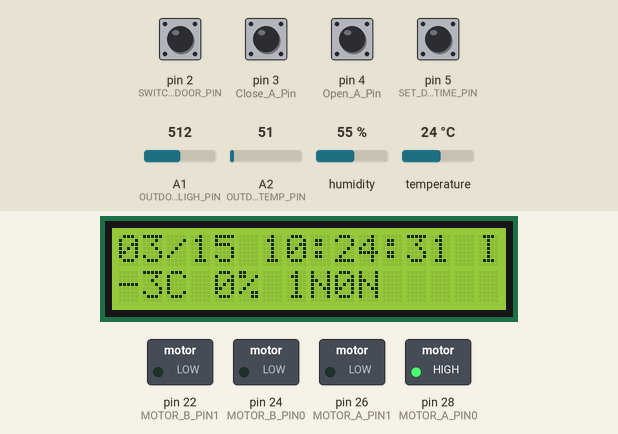
Simulated run of this sketch. Board: Arduino Mega 2560, built with avr-gcc and run on an emulated ATmega2560. Shown: 16×2 character LCD, switched loads named in the sketch (green lamp = pin HIGH). Wiring (inferred from the names in the program): DHT11 sensor: data pin 15. The test bench sets the inputs (shaded band); at power-on: pin 2 (SWITCH_INDOOR_OUTDOOR_PIN), pin 3 (Close_A_Pin), pin 4 (Open_A_Pin), pin 5 (SET_DATETIME_PIN) HIGH, A1 (OUTDOOR_LIGH_PIN) = 512, A2 (OUTDOOR_TEMP_PIN) = 51, humidity 55 %, temperature 24 °C. The local clock reads 2024-03-15 10:24:30 at power-on unless the sketch sets it; storage starts empty; what the sketch prints to the serial monitor is not drawn.

Above: at 1.7 s.
1.8 s: pin 5 (SET_DATETIME_PIN) pulled LOW for 0.15 s
At 2.7 s:
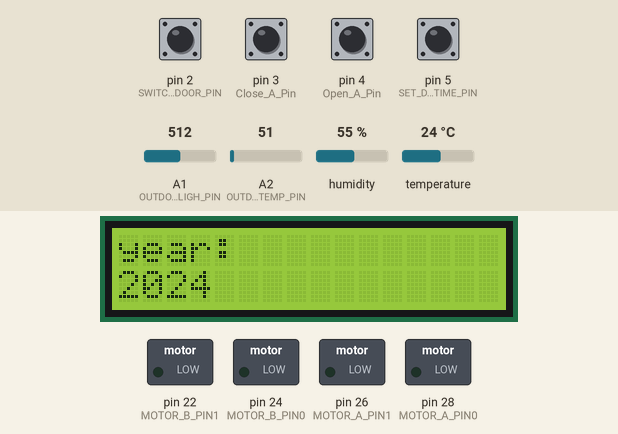
3.4 s: pin 5 (SET_DATETIME_PIN) pulled LOW for 1 s
At 3.9 s:
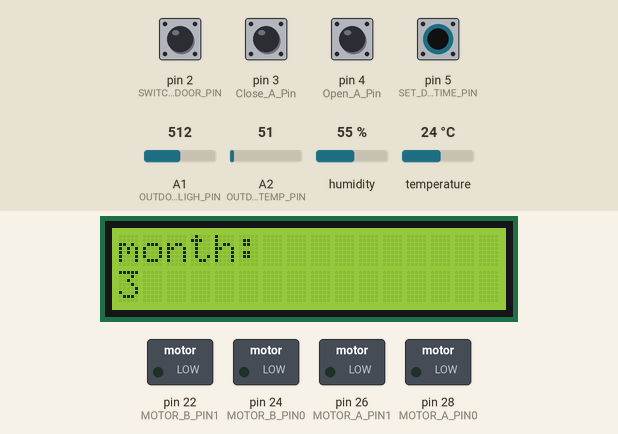
5.9 s: pin 5 (SET_DATETIME_PIN) pulled LOW for 0.15 s
At 6.7 s:
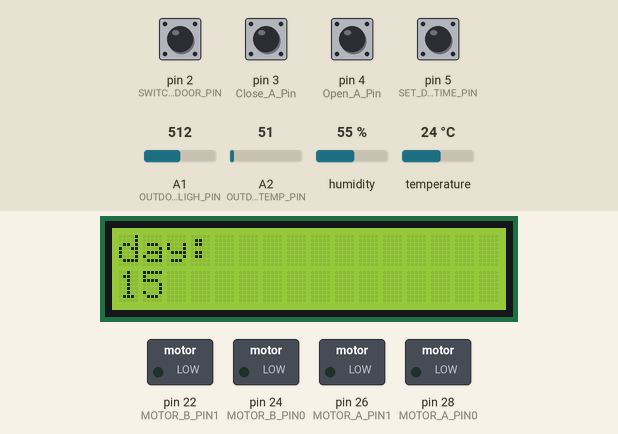
7.5 s: pin 5 (SET_DATETIME_PIN) pulled LOW for 0.15 s
At 7.9 s:
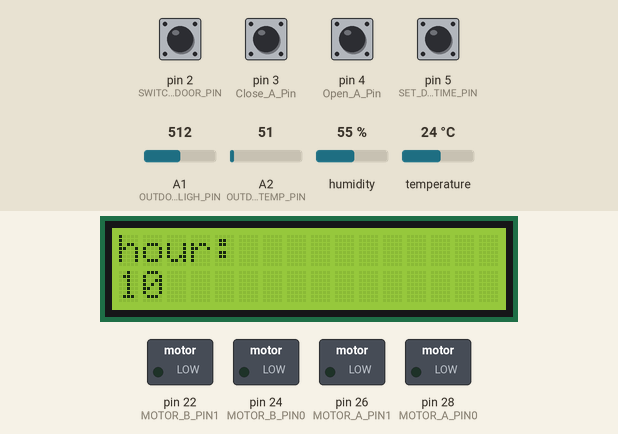
9.1 s: pin 5 (SET_DATETIME_PIN) pulled LOW for 1 s
At 10.5 s:
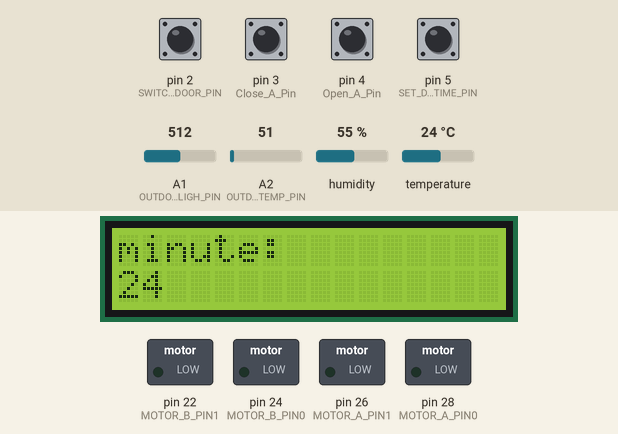
11.6 s: pin 5 (SET_DATETIME_PIN) pulled LOW for 0.15 s
At 12.5 s:
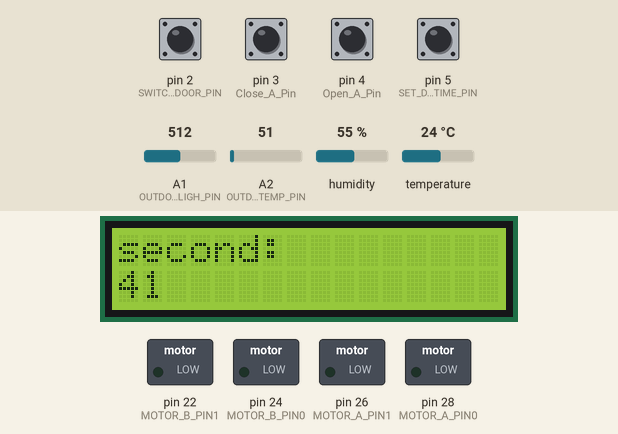
Timing chart, 0 to 14.6 s (numbered marks = the images above; inputs shaded):
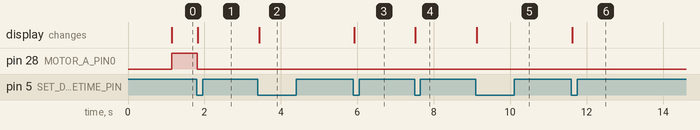

The sketch:

source.ino
```cpp
#include <LiquidCrystal_I2C.h>

#include <SPI.h>
#include <SD.h>
#include <LCD.h>
#include <LiquidCrystal_I2C.h>
#include "dht.h"
#include "RTClib.h"
#include "Temp.h"

#define EndStop_A0_Pin 12 //第一扇遮阳帘的收起
#define EndStop_A1_Pin 13 //第一扇遮阳帘的展开
#define EndStop_B0_Pin 8 //第二扇遮阳帘的收起
#define EndStop_B1_Pin 9 //第二扇遮阳帘的展开
#define Open_A_Pin 4  //打开第一扇遮阳帘的按键
#define Close_A_Pin 3 //关闭第一扇遮阳帘的按键
#define Open_B_Pin 7  //打开第二扇遮阳帘的按键
#define Close_B_Pin 6 //关闭第二扇遮阳帘的按键
#define MOTOR_A_PIN0 28 //卷帘电机A控制in0
#define MOTOR_A_PIN1 26
#define MOTOR_B_PIN0 24
#define MOTOR_B_PIN1 22
#define DHT22_PIN0 15
#define DHT22_PIN1 11
#define OUTDOOR_LIGH_PIN A1
#define OUTDOOR_TEMP_PIN A2
#define SET_DATETIME_PIN 5 //设置当前时钟
#define SWITCH_INDOOR_OUTDOOR_PIN 2 //切换室内室外温度，坚固开灯的作用
#define CLOSECYCLE_T (6*60*100L) 	 //关闭阀门的时间
#define OPENCYCLE_T (60*100L)    //打开阀门的时间
#define OPENCYCLE_T1 (30*100L) //上排开启时间
#define OPENCYCLE_T2 (30*100L) //下排开启时间
#define OPENFAN_T	 (2*60*100L)	//打开风扇的时间
#define CLOSEFAN_T (2*60*100L)	//关闭风扇的时间
//温度湿度传感器DHT22资料
//https://playground.ardu0ino.cc/Main/DHTLib
//使用的库
//https://github.com/RobTillaart/Arduino/tree/master/libraries/DHTlib
//时钟组件DS3231
//https://github.com/adafruit/RTClib
//注意：DHT22和DS3231公用总线I2C,链接对应SDA和SCL到arduino上即可

//光线强度传感器
//外部时间扩展
//SD卡
//LCD显示

//全局状态如果为true表示对应卷帘是处于在自动控制状态
bool A_auto_state = true;   //初始状态是开启
bool A_switching_state = false; //正在切换状态中
bool B_auto_state = true; //初始状态是开启
bool B_switching_state = false;
bool bIndoor = true; //显示室内
//温度传感器0
dht dht0;
//dht dht1;

//lcd显示
LiquidCrystal_I2C	lcd(0x27,2,1,0,4,5,6,7);

//时间
RTC_DS3231 rtc;
byte lastHour = 255;
byte lastMinute = 255;
byte secs = 0;

struct hourlog{
	float temp0;
	float humi0;
	float temp1;
	float light;
};
char ilogs = 0;
hourlog hlogs[60];
//切换显示室内和室外
int lastSwitchIndoorOurdoor = HIGH;

int lcdlighs = 1000;

//控制周期计数,每秒增加1满周期重置为0
long valvecycle = 0;
long forcevalve = 0;
bool isvalveopen = false;
long fancycle = 0;
long forcefan = 0;
bool isfanopen = false;
bool isreleaseA = true;
bool isreleaseB = true;
int  dmaxt = 0;
DateTime now;

void EnableLCDLigh(){
	lcd.setBacklight(HIGH);
	lcdlighs = 1000;
}

void LCDLighCyle(){
	if(lcdlighs-- == 0){
		lcd.setBacklight(LOW);
	}
}

//切换内外温度显示
void switchIndoorOutdoor(){
	int state = digitalRead(SWITCH_INDOOR_OUTDOOR_PIN);
	if(state==LOW && lastSwitchIndoorOurdoor==HIGH){
		lastSwitchIndoorOurdoor = LOW;
		bIndoor = !bIndoor;
		EnableLCDLigh();
	}else if(state==HIGH&&lastSwitchIndoorOurdoor==LOW){
		lastSwitchIndoorOurdoor = HIGH;
	}
}

//取低两位不足补0
String lowInt2(int v){
	if(v<0){
		return "-"+lowInt2(-v);
	}else{
		if(v<10)
			return "0"+String(v,DEC);
		else if(v>99)
			return String(v%100,DEC);
		else return String(v,DEC);
	}
}

extern int mode;
//将一个小时的温度与湿度数据保存的sd
void writeHourlog(){
	DateTime now = rtc.now();
	if(now.minute()!=lastMinute){
		lastMinute = now.minute();

		if(now.hour()!=lastHour && ilogs){
			String filename =  (now.year())+lowInt2(now.month())+
								lowInt2(now.day())+
								lowInt2(now.hour())+".log";
			File f = SD.open(filename,FILE_WRITE);
			if(f){
				for(int i=0;i<=ilogs;i++){
					f.println(String(hlogs[i].temp0,1)+"C"+
								String(hlogs[i].humi0,1)+"%"+
								String(hlogs[i].temp1,1)+"C"+
								String(hlogs[i].light,1)+"H");
				}
				f.close();
			}
			lastHour = now.hour();
			ilogs = 0;
		}else{
			ilogs++;
		}
	}
}

String getDHTError(int chk){
  switch (chk)
  {
    case DHTLIB_OK:
		return "Ok";
    case DHTLIB_ERROR_CHECKSUM:
		return "Checksum error";
    case DHTLIB_ERROR_TIMEOUT:
		return "Time out error";
    case DHTLIB_ERROR_CONNECT:
        return "Connect error";
    case DHTLIB_ERROR_ACK_L:
        return "Ack Low error";
    case DHTLIB_ERROR_ACK_H:
        return "Ack High error";
    default:
		return "Unknown error";
  }
}

//将每分钟的温度，湿度，光照，以一小时为周期存入SD卡中
//文件名命名为日期YYMMDDHH.log
void temperature_storage_cycle(){
  int chk0 = dht0.read22(DHT22_PIN0);
//  int chk1 = dht1.read22(DHT22_PIN1);
  now = rtc.now();
  if(mode==0){

	  //显示时钟00:00:00-
	  lcd.setCursor(0,0);
	  lcd.print(lowInt2(now.month())+"/"+
				lowInt2(now.day())+" "+
				lowInt2(now.hour())+":"+
				lowInt2(now.minute())+":"+
				lowInt2(now.second())+" "+(bIndoor?"IN":"OUT"));

	  lcd.setCursor(0,1);
	  //如果今天的顶部最高气温超过了45度，在晚上的6点强制喷淋1分钟
	  if(dmaxt > 45 && now.hour()==18 && now.minute()==0 && now.second()==0){
		forcevalve = 60*100L;
		dmaxt = 0;
	  }
  }
  if(chk0==DHTLIB_OK){ //室内温度
		dht0.temperature -= 3; //修正下温度，好像总是高3度
	  hlogs[ilogs].temp0 = dht0.temperature;
	  hlogs[ilogs].humi0 = dht0.humidity;
	  //显示温度00C 00% 00C 00%
	  if(bIndoor && mode==0){
				lcd.print(String(dht0.temperature,0)+"C"+String(dht0.humidity,0)+"% "+
				(forcevalve==0?String(valvecycle/100):String(forcevalve/100))+(isvalveopen?"V":"N")+
				(forcefan==0?String(fancycle/100):String(forcefan/100))+(isfanopen?"F     ":"N     "));
		}

  }else{
	  hlogs[ilogs].temp0 = 0;
	  hlogs[ilogs].humi0 = 0;
	  if(mode==0)lcd.print("1."+getDHTError(chk0));
  }
  //读取户外的温度与光照强度
  int lighv = 1024-analogRead(OUTDOOR_LIGH_PIN);
  int tempv = analogRead(OUTDOOR_TEMP_PIN);

  if(mode==0){
    float r = 10*tempv/(1024-tempv); //10k
	  float temp = calcTemp(r) - 15; //修正
	  hlogs[ilogs].temp1 = temp;
	  hlogs[ilogs].light = lighv;
		if(!bIndoor){
				lcd.print(String(temp,0)+"C"+String(lighv)+"H "+
				(forcevalve==0?String(valvecycle/100):String(forcevalve/100))+(isvalveopen?"V":"N")+
				(forcefan==0?String(fancycle/100):String(forcefan/100))+(isfanopen?"F     ":"N     "));
		}

	  //lcd.print("od "+String(r,1)+"k "+String(temp,1)+"C      ");
  }
//  if(chk1==DHTLIB_OK){ //室外温度
//	  hlogs[ilogs].temp1 = dht1.temperature;
//	  hlogs[ilogs].humi1 = dht1.humidity;
//	  if(!bIndoor && mode==0)
//		lcd.print("od "+String(dht1.temperature,0)+"C "+String(dht1.humidity,0)+"% "+(A_auto_state?"1A":" ")+(B_auto_state?"2A":" ")+"    ");
//  }else{
//	  hlogs[ilogs].temp1 = 0;
//	  hlogs[ilogs].humi1 = 0;
//	  if(!bIndoor &&mode==0)lcd.print("2."+getDHTError(chk1));
//  }
  //每小时存入一次温度数据到sd卡中
  writeHourlog();
}

void SDInit(){
  if (!SD.begin(53)) {
    Serial.println("Card failed, or not present");
  }else{
	Serial.println("Card ok.");
  }
}

void setup(){
  //设置输入出入模式
  pinMode(EndStop_A0_Pin,INPUT_PULLUP);
  pinMode(EndStop_A1_Pin,INPUT_PULLUP);
  pinMode(EndStop_B0_Pin,INPUT_PULLUP);
  pinMode(EndStop_B1_Pin,INPUT_PULLUP);
  pinMode(Open_A_Pin,INPUT_PULLUP);
  pinMode(Close_A_Pin,INPUT_PULLUP);
  pinMode(Open_B_Pin,INPUT_PULLUP);
  pinMode(Close_B_Pin,INPUT_PULLUP);
  pinMode(SWITCH_INDOOR_OUTDOOR_PIN,INPUT_PULLUP);
  pinMode(SET_DATETIME_PIN,INPUT_PULLUP);
  pinMode(MOTOR_A_PIN0,OUTPUT);
  pinMode(MOTOR_A_PIN1,OUTPUT);
  pinMode(MOTOR_B_PIN0,OUTPUT);
  pinMode(MOTOR_B_PIN1,OUTPUT);
  digitalWrite(MOTOR_A_PIN0,LOW); //关闭电机
  digitalWrite(MOTOR_A_PIN1,LOW);
  digitalWrite(MOTOR_B_PIN0,LOW);
  digitalWrite(MOTOR_B_PIN1,LOW);

  //初始化lcd
  lcd.begin(16,2);
  lcd.setBacklightPin(3,POSITIVE);
  EnableLCDLigh();
//  lcd.print("lcd init ok");
  //设置串口用于调试和命令传送
  Serial.begin(115200);
//  Serial.println("Serial ok");
//  lcd.setCursor(0,1);
//  lcd.setBacklight(LOW);
//  lcd.print("init sd card...");
//  lcd.setCursor(0,0);
//  lcd.print("<===>.....<===>.?@#$");
  //初始化SD card
  SDInit();
  //从外部芯片取出当前时间
  DateTime now = rtc.now();
  lastHour = now.day();
  lastMinute = now.minute();
}

//电机卷帘控制
void manual_control_scroll(int esPin0,int esPin1,
            int openPin,int closePin,
            int motorPin0,int motorPin1,
            bool* pstate,bool* pswitching){
  int openPress = digitalRead(openPin);
  int closePress = digitalRead(closePin);
  int motorCmd = 0; //停止转动,1打开,2关闭
  if(openPress==LOW && closePress==LOW){ //都按下切换控制状态
    *pstate = true;
    *pswitching = true;
	EnableLCDLigh();
  }else if(openPress==HIGH && closePress==HIGH){ //没有命令
    *pswitching = false;
    if(*pstate){
      //自动控制,以一小时为周期做控制

    }
  }else if(openPress==LOW){ //命令打开
    if(!*pswitching){ //单独按键，没有进入切换状态
      *pstate = false;
      //open scroll
      if(digitalRead(esPin1)==HIGH){ //还未完全打开
        //继续打开
        motorCmd = 1;
      }
    }
	EnableLCDLigh();
  }else{ //命令关闭
    if(!*pswitching){ //单独按键，没有进入切换状态
      *pstate = false;
      //close scroll
      if(digitalRead(esPin0)==HIGH){ //还未完全关闭
        //继续关闭
        motorCmd = 2;
      }
    }
	EnableLCDLigh();
  }
  switch(motorCmd){
    case 0://停止
      digitalWrite(motorPin0,LOW);
      digitalWrite(motorPin1,LOW);
      break;
    case 1://打开
      digitalWrite(motorPin0,HIGH);
      digitalWrite(motorPin1,LOW);
      break;
    case 2://关闭
      digitalWrite(motorPin0,LOW);
      digitalWrite(motorPin1,HIGH);
      break;
  }
}

long cylet = 0;
bool switchvalve = true;
//操作阀门,true开,false关闭
//分为上排的喷头和下排的喷头,周期循环先上面开OPENCYCLE_T1(30秒)，然后下面开OPENCYCLE_T2(15秒)
void opvalve(bool b){
	if(b){
		if(!isvalveopen){
		  	digitalWrite(MOTOR_A_PIN0,HIGH);
      		digitalWrite(MOTOR_A_PIN1,LOW);
		  	digitalWrite(MOTOR_B_PIN0,LOW);
      		digitalWrite(MOTOR_B_PIN1,LOW);
			isvalveopen = true;
			switchvalve = true;
			cylet  = OPENCYCLE_T1;
		}else{
			//开始周期开关A和B
			cylet--;
			if(cylet<=0){
				if(switchvalve){
					switchvalve = false;
					cylet = OPENCYCLE_T2;
		  			digitalWrite(MOTOR_A_PIN0,LOW);
      				digitalWrite(MOTOR_A_PIN1,LOW);
		  			digitalWrite(MOTOR_B_PIN0,HIGH);
      				digitalWrite(MOTOR_B_PIN1,LOW);
				}else{
					switchvalve = true;
					cylet = OPENCYCLE_T1;
		  			digitalWrite(MOTOR_A_PIN0,HIGH);
      				digitalWrite(MOTOR_A_PIN1,LOW);
		  			digitalWrite(MOTOR_B_PIN0,LOW);
      				digitalWrite(MOTOR_B_PIN1,LOW);
				}
			}
		}
	}else{
		if(isvalveopen){
		  	digitalWrite(MOTOR_A_PIN0,LOW);
      		digitalWrite(MOTOR_A_PIN1,LOW);
		  	digitalWrite(MOTOR_B_PIN0,LOW);
      		digitalWrite(MOTOR_B_PIN1,LOW);
			isvalveopen = false;
			cylet = 0;
		}
	}
}

void opfan(bool b){
	if(b){
		if(!isfanopen){
		  	digitalWrite(MOTOR_B_PIN0,HIGH);
     	  	digitalWrite(MOTOR_B_PIN1,LOW);
			isfanopen = true;
		}
	}else{
		if(isfanopen){
		  	digitalWrite(MOTOR_B_PIN0,LOW);
      		digitalWrite(MOTOR_B_PIN1,LOW);
			isfanopen = false;
		}
	}
}
//当外部温度高于35度时周期打开和关闭电磁阀门
void evalve(){
	float ot = hlogs[ilogs].temp1;
	int hour = now.hour();
//	float it = hlogs[ilogs].temp0;
	//如果今天的最高外部气温高于45度就在晚上6点开一分钟喷淋进行降温
	if(ot>dmaxt){
		dmaxt = ot;
	}
	//自动控制喷淋
	//打开条件,两级控制 8:00-10:00 10:00-15:00 15:00-18:00 上个区间
	//8:00-10:00 15:00-18:00 温度大于30度 每8分钟开一分钟
	//10:00-15:00 温度大于35度 密度加倍就是4分钟开1分钟
	bool b1 = ot >= 30 && ((hour>=8 && hour<=10) || (hour>=15&&hour<=18));
	bool b2 = ot >= 35 && (hour>=10 && hour<=15);
	bool b = b1 || b2;
	float s = b2 ? 2 : 1;
	if( (b && valvecycle < OPENCYCLE_T) || forcevalve>0){
		opvalve(true);
	}else if(valvecycle > OPENCYCLE_T){
		opvalve(false);
	}
	if(valvecycle > (OPENCYCLE_T+CLOSECYCLE_T/s)){
		valvecycle = 0;
	}else{
		valvecycle++;
	}
	if(forcevalve>0)forcevalve--;

	//自动通风
	/*
	if( (ot>=40 && fancycle < OPENFAN_T) || forcefan>0){
		opfan(true);
	}else if(fancycle > OPENFAN_T){
		opfan(false);
	}
	if(fancycle > (OPENFAN_T+CLOSEFAN_T)){
		fancycle = 0;
	}else{
		fancycle++;
	}
	if(forcefan>0)forcefan--;
    */
	//控制喷淋
	int openPressA = digitalRead(Open_A_Pin);
  int closePressA = digitalRead(Close_A_Pin);
	//openPressA 马上打开打开电磁阀周期结束关闭,closePressA 马上关闭电磁阀
	if(openPressA==HIGH && closePressA==LOW){
		if(isreleaseA)
			forcevalve += 60*100L; //增加60s
		isreleaseA = false;
		EnableLCDLigh();
	}else if(openPressA==LOW && closePressA==HIGH){
		if(isreleaseA){
			forcevalve -= 60*100L; //减少60s
			if(forcevalve<0)forcevalve = 0;
		}
		isreleaseA = false;
		EnableLCDLigh();
	}else if(openPressA==HIGH && closePressA==HIGH){ //重置
		isreleaseA = true;
	}else{
		forcevalve = 0;
		isreleaseA = false;
		EnableLCDLigh();
	}
	//控制通风
	/*
	int openPressB = digitalRead(Open_B_Pin);
  int closePressB = digitalRead(Close_B_Pin);
	//openPressA 马上打开打开电磁阀周期结束关闭,closePressA 马上关闭电磁阀
	if(openPressB==HIGH && closePressB==LOW){
		if(isreleaseB)
			forcefan += 60*100L; //增加60s
		isreleaseB = false;
		EnableLCDLigh();
	}else if(openPressB==LOW && closePressB==HIGH){
		if(isreleaseB){
			forcefan -= 60*100L; //减少60s
			if(forcefan<0)forcefan = 0;
		}
		isreleaseB = false;
		EnableLCDLigh();
	}else if(openPressB==HIGH && closePressB==HIGH){ //重置
		isreleaseB = true;
	}else{
		forcefan = 0;
		isreleaseB = false;
		EnableLCDLigh();
	}	*/
}

//在设置时间时使用第一个电机控制来增减数字,如果不控制则不会修改。
//设置模式5秒钟不动将推出修改模式
int mode = 0; //0正常模式，1设置年,2设置月,3设置天,4设置小时,5设置分钟,6设置秒
int lastDateSetState = HIGH;
int modeCooldown = 0;
int modeCurrentValue = 0;
bool modeCurrentValueChange = false;

//切换到下个字段，必要的话保存上个字段的设置值
void setDateTimeValue(){
	if(modeCurrentValueChange){
		DateTime now = rtc.now();
		switch(mode){
			case 1: //year
			rtc.adjust(DateTime(modeCurrentValue,now.month(),now.day(),now.hour(),now.minute(),now.second()));
			break;
			case 2: //month
			rtc.adjust(DateTime(now.year(),modeCurrentValue,now.day(),now.hour(),now.minute(),now.second()));
			break;
			case 3: //day
			rtc.adjust(DateTime(now.year(),now.month(),modeCurrentValue,now.hour(),now.minute(),now.second()));
			break;
			case 4: //hour
			rtc.adjust(DateTime(now.year(),now.month(),now.day(),modeCurrentValue,now.minute(),now.second()));
			break;
			case 5: //minute
			rtc.adjust(DateTime(now.year(),now.month(),now.day(),now.hour(),modeCurrentValue,now.second()));
			break;
			case 6: //second
			rtc.adjust(DateTime(now.year(),now.month(),now.day(),now.hour(),now.minute(),modeCurrentValue));
			break;
		}

	}
}

int lastAddState = HIGH;
int lastSubState = HIGH;
void changeCurrentValue(int addPIN,int subPIN){
	int addPress = digitalRead(addPIN);
	int subPress = digitalRead(subPIN);
	if(addPress==HIGH&&lastAddState==LOW){
		lastAddState = HIGH;
		modeCurrentValueChange = true;
		modeCurrentValue++;
		lcd.setCursor(0,1);
		lcd.print(modeCurrentValue);
		lcd.print("      ");
		modeCooldown = 0;
	}else if(addPress==LOW&&lastAddState==HIGH){
		lastAddState = LOW;
	}
	if(subPress==HIGH&&lastSubState==LOW){
		lastSubState = HIGH;
		modeCurrentValueChange = true;
		modeCurrentValue--;
		lcd.setCursor(0,1);
		lcd.print(modeCurrentValue);
		lcd.print("      ");
		modeCooldown = 0;
	}else if(subPress==LOW&&lastSubState==HIGH){
		lastSubState = LOW;
	}
}

void setDateTime_cycle(){
	int state = digitalRead(SET_DATETIME_PIN);
	if(state==LOW&&lastDateSetState==HIGH){
		EnableLCDLigh();
		lastDateSetState = LOW;
		modeCooldown = 0;
		DateTime now = rtc.now();
		lcd.setCursor(0,0);
		switch(mode){
			case 0:
			    digitalWrite(MOTOR_A_PIN0,LOW); //关闭电机
				digitalWrite(MOTOR_A_PIN1,LOW);
			    digitalWrite(MOTOR_B_PIN0,LOW);
				digitalWrite(MOTOR_B_PIN1,LOW);
				mode = 1;
				lcd.clear();
				lcd.print("year:");
				lcd.setCursor(0,1);
				modeCurrentValue = now.year();
				lcd.print(modeCurrentValue);
				break;
			case 1:
				setDateTimeValue();
				mode = 2;
				lcd.print("month:   ");
				lcd.setCursor(0,1);
				modeCurrentValue = now.month();
				lcd.print(modeCurrentValue);
				break;
			case 2:
				setDateTimeValue();
				mode = 3;
				lcd.print("day:   ");
				lcd.setCursor(0,1);
				modeCurrentValue = now.day();
				lcd.print(modeCurrentValue);
				break;
			case 3:
				setDateTimeValue();
				mode = 4;
				lcd.print("hour:   ");
				lcd.setCursor(0,1);
				modeCurrentValue = now.hour();
				lcd.print(modeCurrentValue);
				break;
			case 4:
				setDateTimeValue();
				mode = 5;
				lcd.print("minute:   ");
				lcd.setCursor(0,1);
				modeCurrentValue = now.minute();
				lcd.print(modeCurrentValue);
				break;
			case 5:
				setDateTimeValue();
				mode = 6;
				lcd.print("second:   ");
				lcd.setCursor(0,1);
				modeCurrentValue = now.second();
				lcd.print(modeCurrentValue);
				break;
			case 6:
				setDateTimeValue();
				mode = 0;
				break;
		}
		lcd.print("      ");
		modeCurrentValueChange = false;
	}else if(state==HIGH&&lastDateSetState==LOW){
		lastDateSetState = HIGH;
	}
	if(mode){
		//监控第一个卷帘的电机控制键，用以调整时间值
		changeCurrentValue(Open_A_Pin,Close_A_Pin);
		modeCooldown++;
		if(modeCooldown>500){
			setDateTimeValue();
			mode = 0;
			Serial.println("time over ser mode = 0");
		}
	}
}

void loop(){
	//正常的显示控制模式
  if(mode==0){
		/*
	  manual_control_scroll(  EndStop_A0_Pin,EndStop_A1_Pin,
				  Open_A_Pin,Close_A_Pin,
				  MOTOR_A_PIN0,MOTOR_A_PIN1,
				  &A_auto_state,&A_switching_state);

	  manual_control_scroll(  EndStop_B0_Pin,EndStop_B1_Pin,
				  Open_B_Pin,Close_B_Pin,
				  MOTOR_B_PIN0,MOTOR_B_PIN1,
				  &B_auto_state,&B_switching_state);
		*/
		evalve();
	  switchIndoorOutdoor();
  }
	//设置时间以及时间显示
  setDateTime_cycle();
	//LCD在按键后亮10秒
  LCDLighCyle();
  if(secs==100){
		//温度数据存储
		temperature_storage_cycle();
		secs = 0;
  }else{
	  secs++;
  }
	//每个循环100ms
  delay(10);
}
```

Temp.h
```cpp
//索引0对应-40度
#include <avr/pgmspace.h>

const float temp100k[] PROGMEM = {
	3225, //-40
	3026,
	2840,
	2665,
	2501,
	2348,
	2204,
	2070,
	1945,
	1828,
	1718, //-30
	1614,
	1518,
	1428,
	1344,
	1267,
	1194,
	1127,
	1063,
	1004,
	948.8, //-20
	896.3,
	847.1,
	801.0,
	757.8,
	717.2,
	679.0,
	643.2,
	609.6,
	577.9,
	548.1, //-10
	519.7,
	492.8,
	467.5,
	443.5,
	420.9,
	399.5,
	379.3,
	360.2,
	342.2,
	325.1, //0
	309.4,
	294.5,
	280.4,
	267.0,
	254.3,
	242.2,
	230.7,
	219.9,
	209.5,
	199.7, //10
	190.4,
	181.6,
	173.2,
	165.2,
	157.7,
	150.5,
	143.7,
	137.2,
	131.0,
	125.2, //20
	119.6,
	114.3,
	109.3,
	104.5,
	100.0, //25
	95.68,
	91.57,
	87.66,
	83.93,
	80.39, //30
	77.01, //1
	73.79, //2
	70.73, //3
	67.81, //4
	65.03, //5
	62.38, //6
	59.84, //7
	57.43, //8
	55.13, //9
	52.93, //40
	50.83,
	48.83,
	46.92,
	45.09,
	43.34,
	41.67,
	40.08,
	38.55,
	37.09,
	35.70, //50
	34.36,
	33.08,
	31.86,
	30.68,
	29.56,
	28.48,
	27.45,
	26.46,
	25.51,
	24.60  //60
};

//通过电阻值求温度,电阻单位kom
float calcTemp(float r){
	for(int i = 1;i < sizeof(temp100k)/sizeof(float);i++){
		float v1 = pgm_read_float(temp100k+i);
		if( v1 <= r ){
			float v0 = pgm_read_float(temp100k+i-1);
			return (float)i-(r-v1)/(v0-v1)-40.0;
		}
	}
	if(r>=3225)return -40;
	return (100.0 - r*5.0/3.0);
}
```

Source omitted: dht.cpp (6977 bytes), dht.h (2451 bytes)

Measured:
- after the input at 1.8 s, pin 28 (MOTOR_A_PIN0): HIGH → LOW at once; the display: changes at once (image 1)
- after the input at 3.4 s, the display: changes at once (image 2)
- after the input at 5.9 s, the display: changes at once (image 3)
- after the input at 7.5 s, the display: changes at once (image 4)
- after the input at 9.1 s, the display: changes at once (image 5)
- after the input at 11.6 s, the display: changes at once (image 6)
